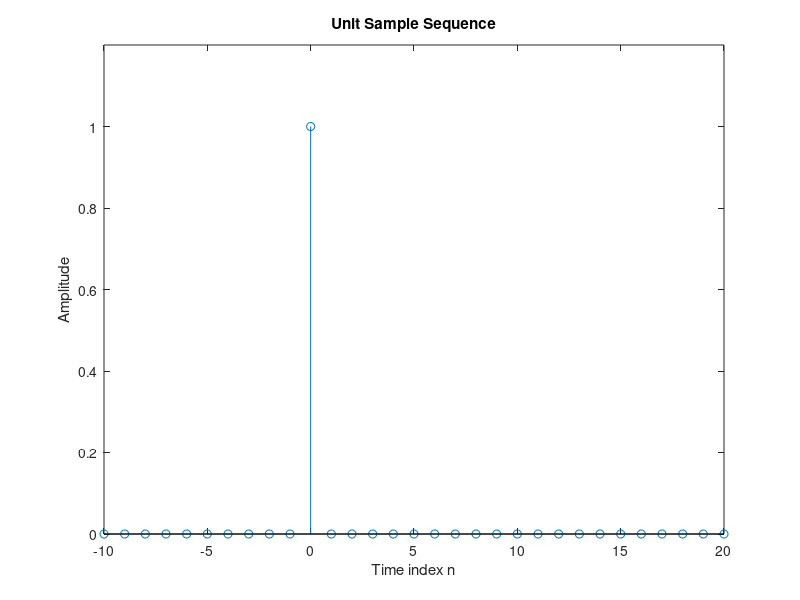

Source code (MATLAB):
% Program P1_1
% Generation of a Unit Sample Sequence
clf;
% Generate a vector from -10 to 20
n = -10:20;
% Generate the unit sample sequence
u = [zeros(1,10) 1 zeros(1,20)];
% Plot the unit sample sequence
stem(n,u);
xlabel("Time index n");ylabel("Amplitude");
title("Unit Sample Sequence");
axis([-10 20 0 1.2]);